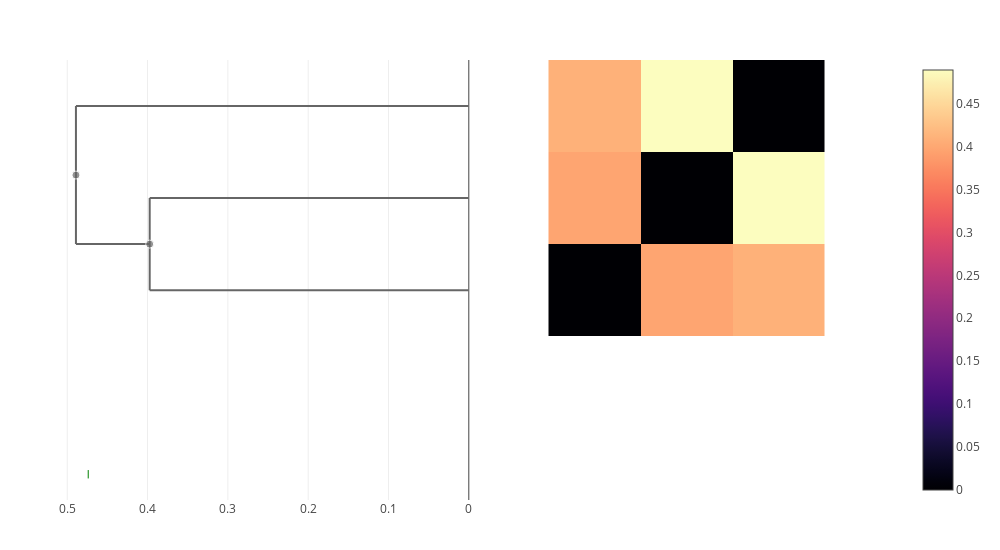

Notebook cell for this chart:
### Markdown cell above
### crocidurae

### Code cell
let taxon = "crocidurae"
    trees[taxon] = cluster_annotate(cdata, taxon)
    plot(clustermap(cdata, trees[taxon]))
end

### Figure 1 — Plotly figure (JSON) as saved in the notebook; plotly's stock layout.template omitted (floating-point values rounded to 4 significant figures; data arrays with more than 128 entries replaced by an {"elided": "..."} marker saying what was removed)
{"data": [{"colorscale": {"elided": "256x2 mixed values"}, "type": "heatmap", "x": [0.5, 1.5, 2.5, 3.5], "y": [0.5, 1.5, 2.5, 3.5], "z": [[0, 0.3973, 0.4092], [0.3973, 0, 0.4892], [0.4092, 0.4892, 0]]}, {"hoverinfo": "skip", "line": {"color": "#666666"}, "mode": "lines", "showlegend": false, "type": "scatter", "x": [0.3973, 0.3973, null, 0.3973, 0, null, 0.3973, 0, null], "xaxis": "x2", "y": [1, 2, null, 1, 1, null, 2, 2, null], "yaxis": "y"}, {"hoverinfo": "skip", "line": {"color": "#666666"}, "mode": "lines", "showlegend": false, "type": "scatter", "x": [0.4892, 0.4892, null, 0.4892, 0.3973, null, 0.4892, 0, null], "xaxis": "x2", "y": [1.5, 3, null, 1.5, 1.5, null, 3, 3, null], "yaxis": "y"}, {"customdata": [[4, 2], [5, 3]], "hovertemplate": "ID: %{customdata[0]}<br>\nHeight: %{x:.3f}<br>\nGenome count: %{customdata[1]}\n\n<extra></extra>", "marker": {"color": "#666666", "size": [8, 8]}, "mode": "markers", "showlegend": false, "type": "scatter", "x": [0.3973, 0.4892], "xaxis": "x2", "y": [1.5, 2.25], "yaxis": "y"}, {"hovertemplate": "%{text} <br>\n%{x}\n<extra></extra>\n", "marker": {"color": "green", "line": {"color": "green", "width": 1}, "symbol": "line-ns"}, "mode": "markers", "text": ["duttonii"], "type": "scatter", "x": [0.4739], "xaxis": "x2", "y": [-1, -1]}], "layout": {"height": 550, "hovermode": "closest", "margin": {"b": 50, "l": 50, "r": 50, "t": 60}, "showlegend": false, "width": 1000, "xaxis": {"autorange": true, "domain": [0.505, 1], "range": [-0.2748, 4.275], "scaleanchor": "y", "type": "linear", "visible": false}, "xaxis2": {"autorange": true, "domain": [0, 0.495], "range": [0.5215, 0], "rangemode": "nonnegative", "showspikes": true, "spikedash": "solid", "spikemode": "across", "spikethickness": 1, "type": "linear"}, "yaxis": {"autorange": true, "domain": [0, 1], "range": [-1.28, 3.5], "scaleanchor": "x", "type": "linear", "visible": false}}}
